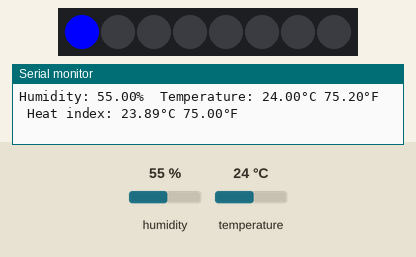
The sketch below on a simulated Arduino Uno, built with avr-gcc and run on an emulated ATmega328P. On the bench: 8 RGB LEDs in strip order, left to right, the last lines printed to the serial monitor. The test bench sets the inputs (shaded band); at power-on: temperature 24 °C, humidity 55 %.

Above: at 4.8 s.
4.9 s: temperature set to 12 °C
At 7.3 s:
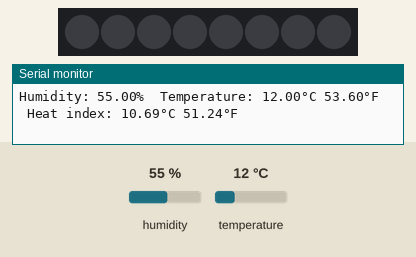
7.9 s: temperature set to 33 °C
At 8.5 s:
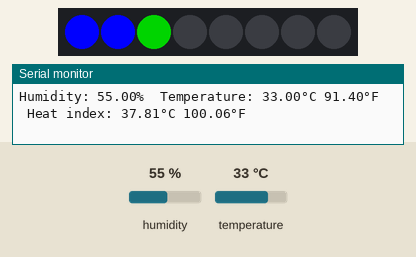
10.9 s: temperature set to 41 °C
At 13.4 s:
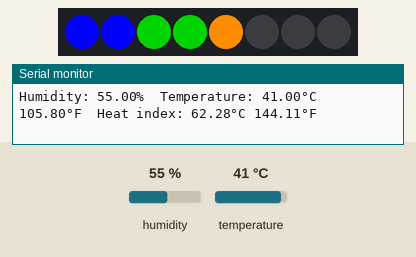
13.9 s: temperature set to 19 °C
At 14.6 s:
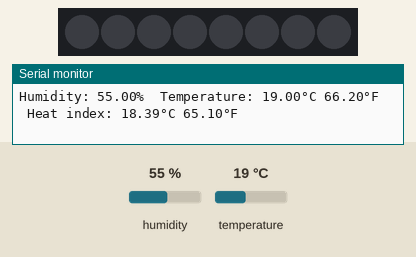
Timing chart, 0 to 16.9 s (numbered marks = the images above; inputs shaded):
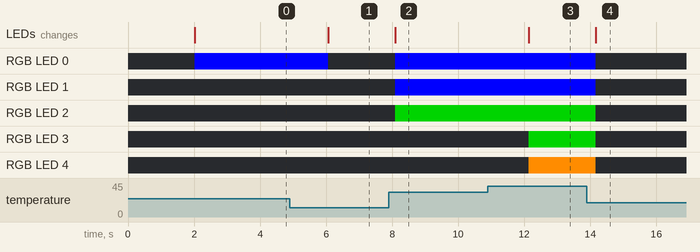

The sketch:

Arduino-Temperature-Bargraph.ino
```cpp
// Arduino compatible code to read the temperature from a DHT22 sensor and play with an 8 leds neopixel strip
//
// 2022-07-01 Pierre Rossel  Initial version for NS Magic @ y-fablab


// Sensor
#include "DHT.h"

#define DHTPIN 2
#define DHTTYPE DHT22   // DHT 22  (AM2302), AM2321

DHT dht(DHTPIN, DHTTYPE);

// FastLED
#include <FastLED.h>
#define NUM_LEDS 8
#define DATA_PIN 3

CRGB leds[NUM_LEDS];


void setup() {
  Serial.begin(9600);
  Serial.println(F("DHTxx test!"));

  // Init sensor
  dht.begin();

  // Init FastLED
  FastLED.addLeds<NEOPIXEL, DATA_PIN>(leds, NUM_LEDS);

}

void loop() {
  // Wait a few seconds between measurements.
  delay(2000);

  // Reading temperature or humidity takes about 250 milliseconds!
  // Sensor readings may also be up to 2 seconds 'old' (its a very slow sensor)
  float h = dht.readHumidity();
  // Read temperature as Celsius (the default)
  float t = dht.readTemperature();
  // Read temperature as Fahrenheit (isFahrenheit = true)
  float f = dht.readTemperature(true);

  // Check if any reads failed and exit early (to try again).
  if (isnan(h) || isnan(t) || isnan(f)) {
    Serial.println(F("Failed to read from DHT sensor!"));
    return;
  }

  // Compute heat index in Fahrenheit (the default)
  float hif = dht.computeHeatIndex(f, h);
  // Compute heat index in Celsius (isFahreheit = false)
  float hic = dht.computeHeatIndex(t, h, false);

  Serial.print(F("Humidity: "));
  Serial.print(h);
  Serial.print(F("%  Temperature: "));
  Serial.print(t);
  Serial.print(F("°C "));
  Serial.print(f);
  Serial.print(F("°F  Heat index: "));
  Serial.print(hic);
  Serial.print(F("°C "));
  Serial.print(hif);
  Serial.println(F("°F"));


  // Update leds

  for (int i = 0; i < NUM_LEDS; i++) {
    // Clignotte toutes les leds toutes les 2 secondes (TEST)
    //leds[i] = millis() / 2000 % 2 == 0 ? CRGB::Black : CRGB::Red;

    // Allume un nombre de LED rouge en fonction de la température
    // const int TEMP_LED_LOW = 20; // Teméprature de la 1ère LED
    // const int TEMP_LED_HIGH = 55; // Température de la dernière LED
    // leds[i] = t >= TEMP_LED_LOW + (i * (TEMP_LED_HIGH - TEMP_LED_LOW) / (NUM_LEDS-1)) ? CRGB::Red : CRGB::Black;


    // Allume un nombre de LED en couleur en fonction de la température
     const int TEMP_LED_LOW = 20; // Teméprature de la 1ère LED
     const int TEMP_LED_HIGH = 55; // Température de la dernière LED
     const CRGB colors[] = {CRGB::Blue, CRGB::Blue, CRGB::Green, CRGB::Green, CRGB::DarkOrange, CRGB::DarkOrange, CRGB::Red, CRGB::Red};
     leds[i] = t >= TEMP_LED_LOW + (i * (TEMP_LED_HIGH - TEMP_LED_LOW) / (NUM_LEDS-1)) ? colors[i] : CRGB::Black;

  }
  FastLED.show();
}
```

Measured:
- after the input at 4.9 s, RGB LED 0: RGB(0, 0, 255) → off after 1.2 s; the LEDs: change after 1.2 s (image 1)
- after the input at 7.9 s, RGB LED 0, RGB LED 1: off → RGB(0, 0, 255) after 0.19 s; RGB LED 2: off → RGB(0, 128, 0) after 0.19 s; the LEDs: change after 0.19 s (image 2)
- after the input at 10.9 s, RGB LED 3: off → RGB(0, 128, 0) after 1.2 s; RGB LED 4: off → RGB(255, 140, 0) after 1.2 s; the LEDs: change after 1.2 s (image 3)
- after the input at 13.9 s, RGB LED 0, RGB LED 1: RGB(0, 0, 255) → off after 0.27 s; RGB LED 2, RGB LED 3: RGB(0, 128, 0) → off after 0.27 s; RGB LED 4: RGB(255, 140, 0) → off after 0.27 s; the LEDs: change after 0.27 s (image 4)
